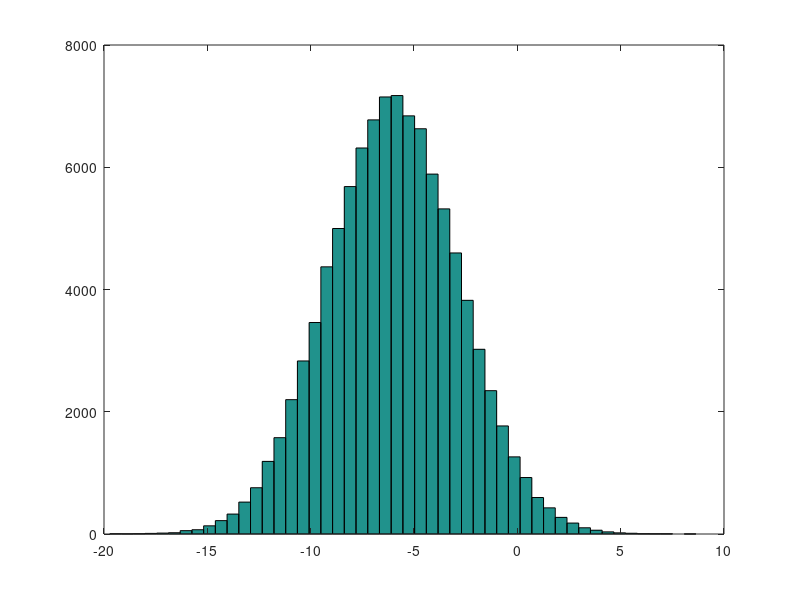

The MATLAB source for this figure:
% Basic operations 

% arithmetic operations

5 + 6; % addition
3 - 2; % subtraction
5 * 8; % multiplication
1 / 2; % division
2 ^ 6; % exponentiation

% logic operations

1 == 2; % test for equality, evaluates to false
1 ~= 2; % not equals
1 && 0; % logical AND
1 || 0; % logical OR
xor(1,0) % logical XOR

% changing prompt in Octave (won't work in MATLAB)
PS1('>> ');

a = 3 % will output to console
a = 3; % semi colon suppresses output 

% constants
a = pi;

disp(a); % diplays a value

% sprintf is uses C style formatting
disp(sprintf('2 decimals: %0.2f', a));
disp(sprintf('6 decimals: %0.6f', a));

% change output formatting
format long
format short

% Matrices

A = [1 2; 3 4; 5 6]; % creates 3x2 a matrix  
V = [1 2 3]; % creates row vector (1x3 matrix)
V = [1;2;3]; % creates a column vector (3x1 matrix)

v = 1:0.1:2; % generates a row vector with elements as start:increment:end
v = 1:6; % default increment is 1 will generate [1 2 3 4 5 6]

C = ones(2, 3); % creates a 2x3 matrix initialized with ones
w = zeros(1, 3); % creates a 1x3 matrix initialized with zeros 
r = rand(3, 3); % creates a 3x3 matrix initialized with uniformtly 
                % distributed numbers between 0 and 1
e = eye(3,3) % creates a 3x3 identity matrix 
g = randn(2, 3); % sames as rand but numbers are normally distributed  

% miscellaneous

w = -6 + sqrt(10) * randn(1, 100000);
hist(w) % visualizing the histogram plot of w
hist(w,50) % change bucket size

% using help
% help documentation for any command can be done by typing help <command>

help
help eye









